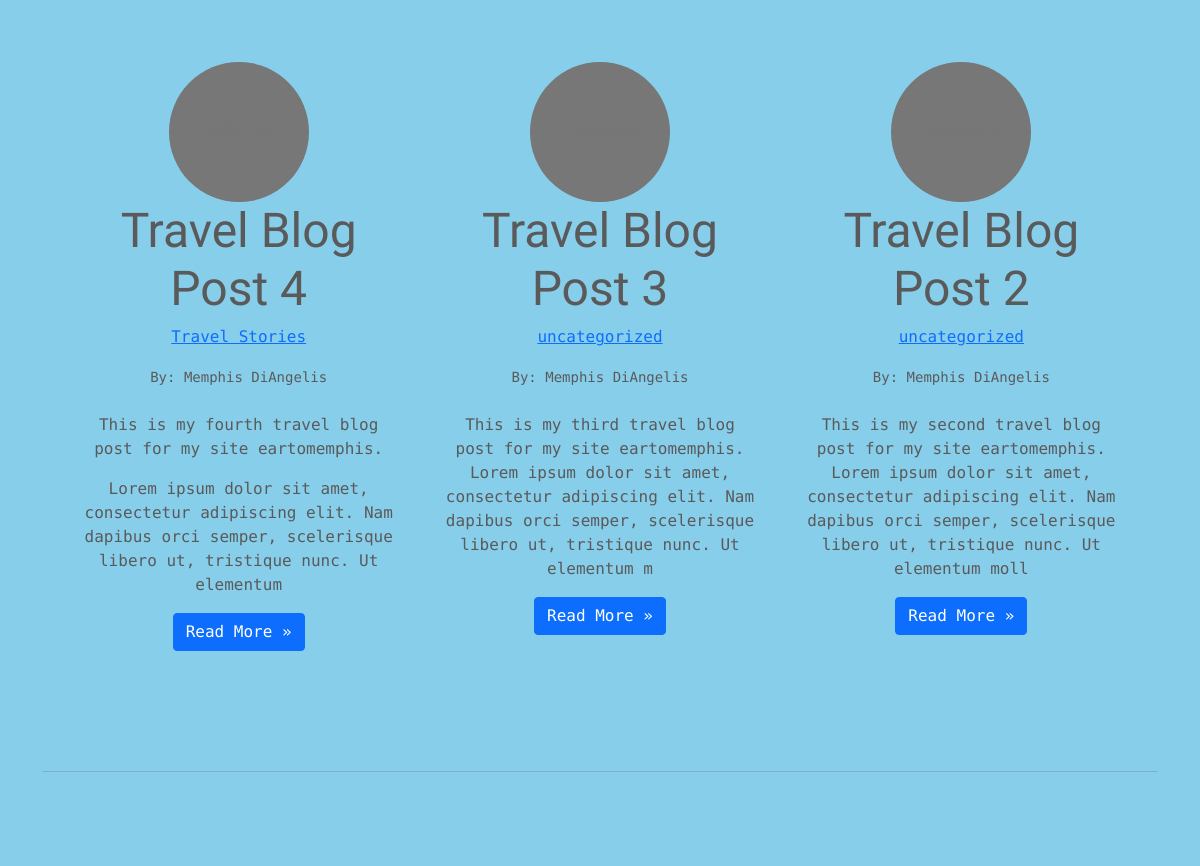
The app's page / (middle part), older data.
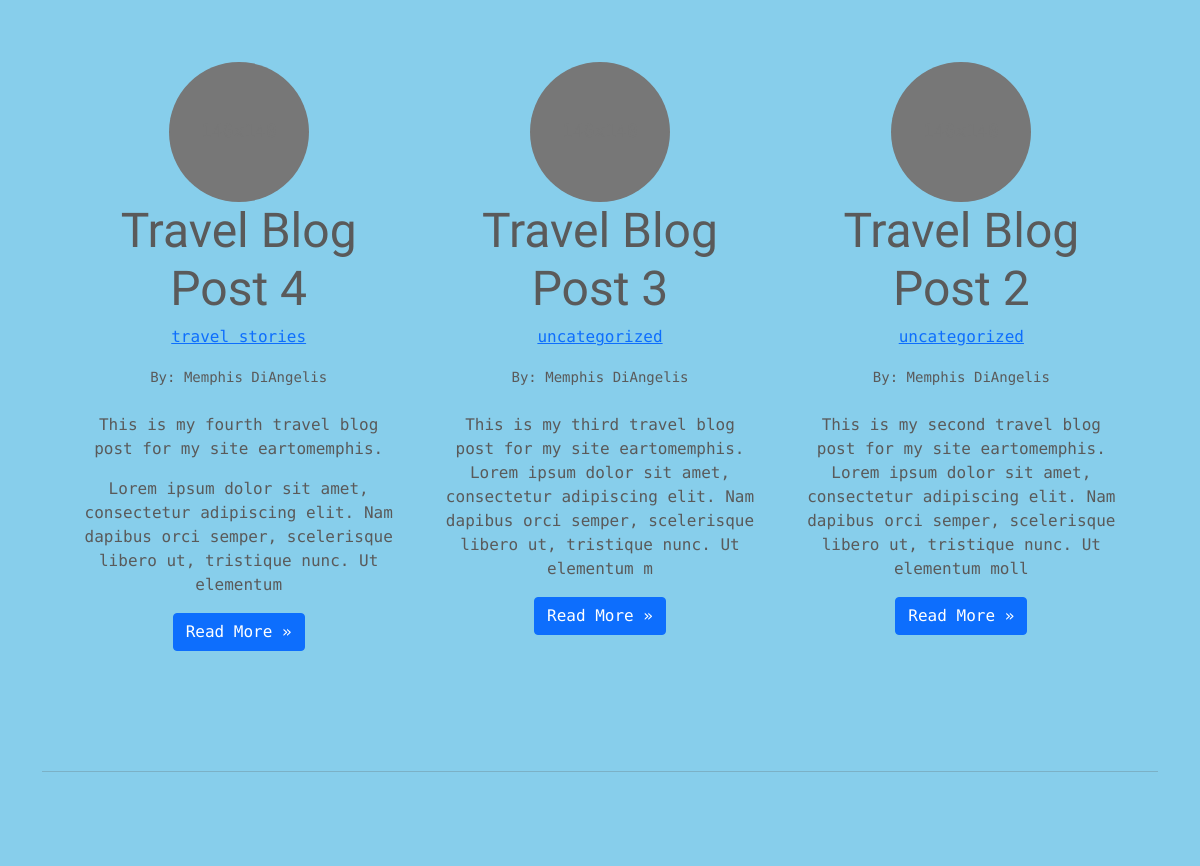
The same page, newer data.
### blog/models.py (models this page shows, shortened)
class Post(models.Model):
    title = models.CharField(max_length=200, unique=True)
    slug = models.SlugField(blank=False, unique=True,
                            default='travel-blog-post')
    author = models.ForeignKey(User, on_delete=models.CASCADE)
    date_created = models.DateTimeField(auto_now_add=True)
    body = models.TextField()
    status = models.IntegerField(choices=STATUS, default=0)
    metades = models.CharField(max_length=300, default="new post")
    category = models.CharField(max_length=200, default='uncategorized')
    class Meta:
        ordering = ['-date_created']

### blog/views.py (the view)
class ArticleListView(ListView):
    model = Post
    template_name = 'index.html'
    paginate_by = 3
    def get_context_data(self, *args, **kwargs):
        cat_menu = Category.objects.all()
        context = super(ArticleListView, self).get_context_data(*args, **kwargs)
        context["cat_menu"] = cat_menu
        return context

### blog/models.py (called while the page is built)
    def __str__(self):
        return self.name

### blog/templates/index.html (shortened to what this page needs)
{% extends "base.html" %}
{% load static %}
{% block content %}
<main>
    <div class="container marketing">
      <div class="row" style="margin: 1rem;">
        {% for post in object_list %}
          <div class="col-lg-4">
              <h2>{{post.title}}</h2>
              <p><a href="{% url 'category' post.category|slugify %}">{{post.category}}</a></p>
              <small>By:
                {{post.author.first_name}}
                {{post.author.last_name}}
              </small>
              <br>
              <br>
              <p>{{post.body|slice:"200"|safe}}</p>
              <p><a class="btn btn-primary" href="{% url 'article-detail' post.slug %}">Read More &raquo;</a></p>
          </div>
        {% endfor %}
      </div>
      <hr class="featurette-divider">
      <div class="row featurette" style="margin: 1rem;">
      </div>
    </div>
{% endblock content %}

Row changes from the older to the newer data that the page shows:
changed Post "Travel Blog Post 4": category "Travel Stories" → "travel stories"
